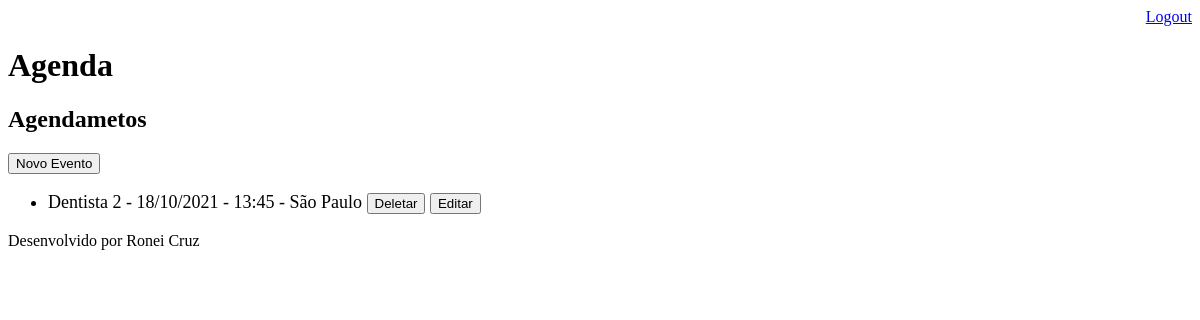
The page /agenda/ (signed in) on the database as committed earlier.
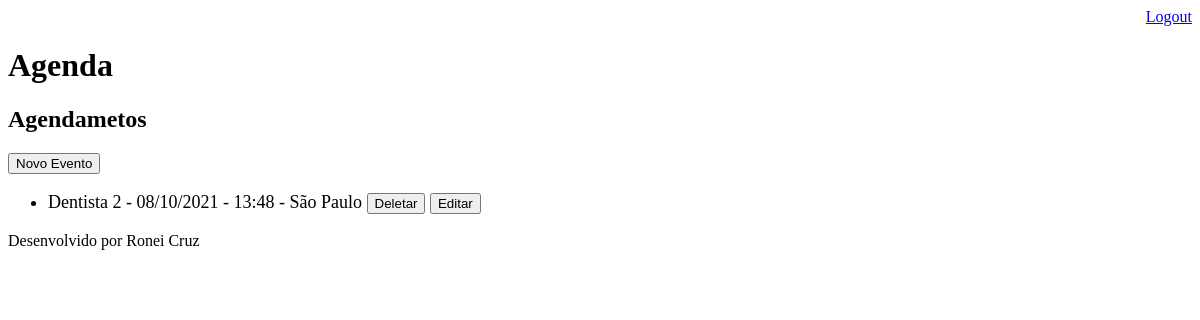
The same page on the database as committed later.
### core/models.py (models this page shows, shortened)
class Evento(models.Model):
    titulo = models.CharField(max_length=100)
    descricao = models.TextField(blank=True, null=True)
    data_evento = models.DateTimeField(verbose_name='Data do Evento')
    data_criacao = models.DateTimeField(auto_now=True)
    usuario = models.ForeignKey(User, on_delete=models.CASCADE)
    local = models.CharField(max_length=100, null= True)
    class Meta:
        db_table = 'evento'
    def get_local(self):
        return self.local
    def get_data_evento(self):
        return self.data_evento.strftime('%d/%m/%Y - %H:%M')

### core/views.py (the view)
# urls.py: path('agenda/', views.listaEventos),
@login_required(login_url='/login/')
def listaEventos(request):
    usuario = request.user
    evento = Evento.objects.filter(usuario=usuario)
    dados = {'eventos': evento}
    return render(request,'agenda.html', dados)

### templates/agenda.html
{% extends "modelPage.html" %}
{% block content %}
    <h2>Agendametos</h2>
    <a href="evento/">
    <button type="button">Novo Evento</button>
    </a>
    <ul style="font-size: 18px">
        {% for evento in eventos %}
            <li>
                {{ evento.titulo }} - {{ evento.get_data_evento }} - {{evento.get_local}}
                <a href="evento/{{ evento.id }}/delete/"><button>Deletar</button></a>
                <a href="evento/?id={{ evento.id }}"><button>Editar</button></a>
            </li>
        {% endfor %}
    </ul>
{% endblock %}

Rows that differ between the two databases and show on the page:
changed Evento "Dentista 2": get_data_evento "18/10/2021 - 13:45" → "08/10/2021 - 13:48"
